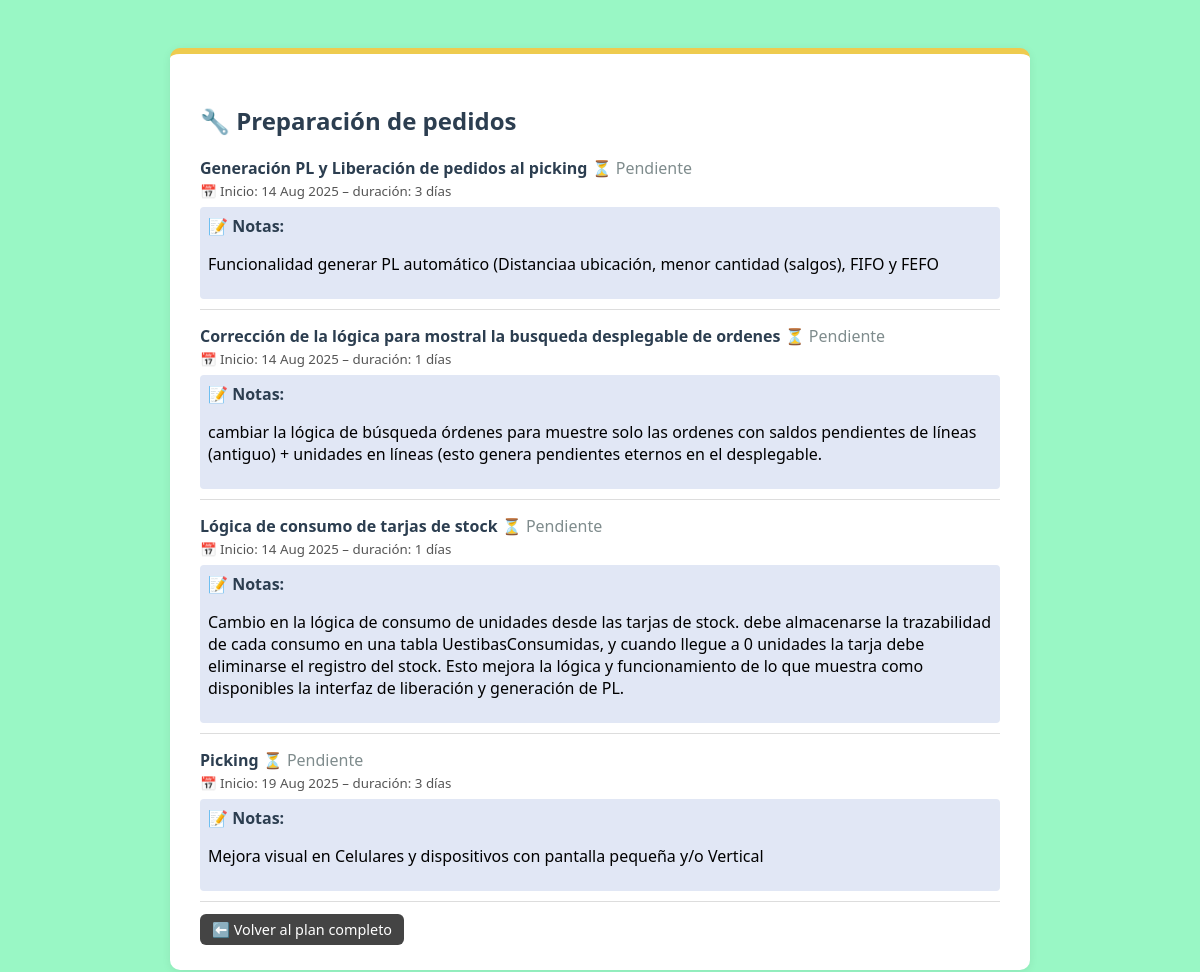
The app's page /impulso/fase/73/ (signed in) with its own data.
### base/models.py (models this page shows, shortened)
class Fase(models.Model):
    iniciativa = models.ForeignKey(Iniciativa, related_name='fases', on_delete=models.CASCADE)
    nombre = models.CharField(max_length=100)
    orden = models.PositiveIntegerField()
    icono = models.CharField(max_length=5, default='📌')
    color_hex = models.CharField(max_length=7, default='#cccccc')  # formato tipo "#87CEFA"
    fecha_objetivo = models.DateField(blank=True, null=True)
    completado = models.BooleanField(default=False)
    reflexion = models.TextField(blank=True, null=True)
    publicado_en_feed = models.BooleanField(default=False)
    from datetime import timedelta

class Tarea(models.Model):
    fase = models.ForeignKey(Fase, related_name='tareas', on_delete=models.CASCADE)
    nombre = models.CharField(max_length=200)
    fecha_inicio = models.DateField()
    duracion_dias = models.PositiveIntegerField(default=1)
    estado = models.CharField(max_length=20, choices=[
        ('pendiente', 'Pendiente'),
        ('en_progreso', 'En progreso'),
        ('completada', 'Completada'),
    ], default='pendiente')
    notas = models.TextField(blank=True)
    fecha_completada = models.DateField(null=True, blank=True)  # 🟢 nuevo campo
    orden = models.PositiveIntegerField(default=0)

### base/views.py (the view)
# urls.py: path('impulso/fase/<int:fase_id>/', views.vista_fase_detalle, name='vista_fase_detalle'),
def vista_fase_detalle(request, fase_id):
    fase = get_object_or_404(Fase, id=fase_id, iniciativa__usuario=request.user)
    tareas = fase.tareas.all().order_by('fecha_inicio')
    progreso_total = calcular_avance_general(fase.iniciativa)
    fases_siblings = fase.iniciativa.fases.order_by('orden')
    return render(request, 'base/fase_detalle.html', {
        'fase': fase,
        'tareas': tareas,
        'progreso_total': progreso_total,
        'fases': fases_siblings
    })

### base/utils.py (called while the page is built)
def calcular_avance_general(iniciativa):
    tareas = Tarea.objects.filter(fase__iniciativa=iniciativa)
    total = tareas.count()
    completadas = tareas.filter(estado='completada').count()
    return round((completadas / total) * 100) if total > 0 else 0

### base/templates/base/fase_detalle.html (shortened to what this page needs)
{% load static %}
<!DOCTYPE html>
<html lang="es">
<head>
</head>
<body>
  <div class="contenedor">
   <h2 style="color: #2c3e50;">{{ fase.icono }} {{ fase.nombre }}</h2>
<ul style="list-style-type: none; padding-left: 0;">
  {% for tarea in tareas %}
    <li style="margin-bottom: 15px; border-bottom: 1px solid #ddd; padding-bottom: 10px;">
      <strong style="color: #2c3e50;">{{ tarea.nombre }}</strong>
      {% if tarea.estado == 'completada' %}
        <span style="color: #6ab04c;">✅ Completada</span>
      {% else %}
        <span style="color: #7f8c8d;">⏳ {{ tarea.get_estado_display }}</span>
      {% endif %}
      <br>
      <small style="color: #555;">
        📅 Inicio: {{ tarea.fecha_inicio|date:"j M Y" }} – duración: {{ tarea.duracion_dias }} días
      </small>
      {% if tarea.notas %}
  <div style="background-color: #E1E7F5; padding: 8px; margin-top: 6px; border-radius: 4px;">
    <p style="margin: 0; color: #2c3e50;">
      📝 <strong>Notas:</strong><br>
      {{ tarea.notas|linebreaks }}
    </p>
  </div>
{% endif %}
    </li>
  {% empty %}
    <li style="color: #888;">No hay tareas en esta fase.</li>
  {% endfor %}
</ul>
    <a href="{% url 'vista_plan' fase.iniciativa.id %}" class="boton-volver">⬅️ Volver al plan completo</a>
  </div>
</body>
</html>

### records on screen
Fase: icono "🔧", nombre "Preparación de pedidos"
Tarea: nombre "Generación PL y Liberación de pedidos al picking", estado "Pendiente", fecha_inicio "14 Aug 2025", duracion_dias "3", notas "Funcionalidad generar PL automático (Distanciaa ubicación, menor cantidad (salgos), FIFO y FEFO"
Tarea: nombre "Corrección de la lógica para mostral la busqueda desplegable de ordenes", estado "Pendiente", fecha_inicio "14 Aug 2025", duracion_dias "1", notas "cambiar la lógica de búsqueda órdenes para muestre solo las ordenes con saldos pendientes de líneas (antiguo) + unidades en líneas (esto genera pendientes eternos en el desplegable."
Tarea: nombre "Lógica de consumo de tarjas de stock", estado "Pendiente", fecha_inicio "14 Aug 2025", duracion_dias "1", notas "Cambio en la lógica de consumo de unidades desde las tarjas de stock. debe almacenarse la trazabilidad de cada consumo en una tabla UestibasConsumidas, y cuando llegue a 0 unidades la tarja debe eliminarse el registro del stock. Esto mejora la lógica y funcionamiento de lo que muestra como disponibles la interfaz de liberación y generación de PL."
Tarea: nombre "Picking", estado "Pendiente", fecha_inicio "19 Aug 2025", duracion_dias "3", notas "Mejora visual en Celulares y dispositivos con pantalla pequeña y/o Vertical"
